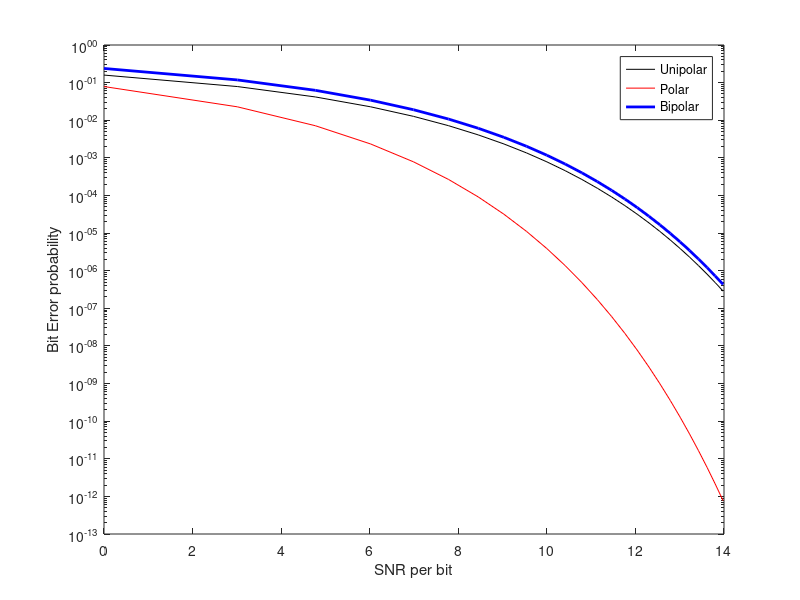

Here is the MATLAB script that generated this plot:
% The probability of error, for equally likely data, with AWGN and matched filter
E = 0:1:25; % Eb/N0 = SNR of the received signal

% Unipolar NRZ
P1 = (1/2) * erfc(sqrt(E/2));

% Polar NRZ and Manchester code have the same Pe for equiprobable 1's and 0's
P2 = (1/2) * erfc(sqrt(E));

% Bipolar RZ / RZ-AMI
P3 = (3/4) * erfc(sqrt(E/2));

E_dB = 10 * log10(E); % SNR in dB

figure;
semilogy(E_dB, P1, '-k', E_dB, P2, '-r', E_dB, P3, '-b', 'LineWidth', 2);
legend('Unipolar NRZ', 'Polar NRZ and Manchester', 'Bipolar RZ / RZ-AMI', 'Location', 'best');
xlabel('SNR per bit, Eb/No (dB)');
ylabel('Bit error probability Pe');
title('Bit Error Probability for Different Digital Communication Schemes in AWGN');
grid on;


E = 0:1:25;
E_db = 10*log10(E);

P1 = (1/2)*erfc(sqrt(E/2));
P2 = (1/2)*erfc(sqrt(E));
P3 = (3/4)*erfc(sqrt(E/2));

semilogy(E_db,P1,'-k',E_db,P2,'-r',E_db,P3,'-b','LineWidth',2);
legend('Unipolar','Polar','Bipolar');
xlabel('SNR per bit');
ylabel('Bit Error probability');

E = 0:1:25;
E_db = 10*log10(E);

P1 = (1/2)*erfc(sqrt(E/2));
P2 = (1/2)*erfc(sqrt(E));
P3 = (3/4)*erfc(sqrt(E/2));

semilogy(E_db,P1,'-k',E_db,P2,'-r',E_db,P3,'b','LineWidth',2);
legend('Unipolar','Polar','Bipolar');
xlabel('SNR per bit');
ylabel('Bit Error probability');

